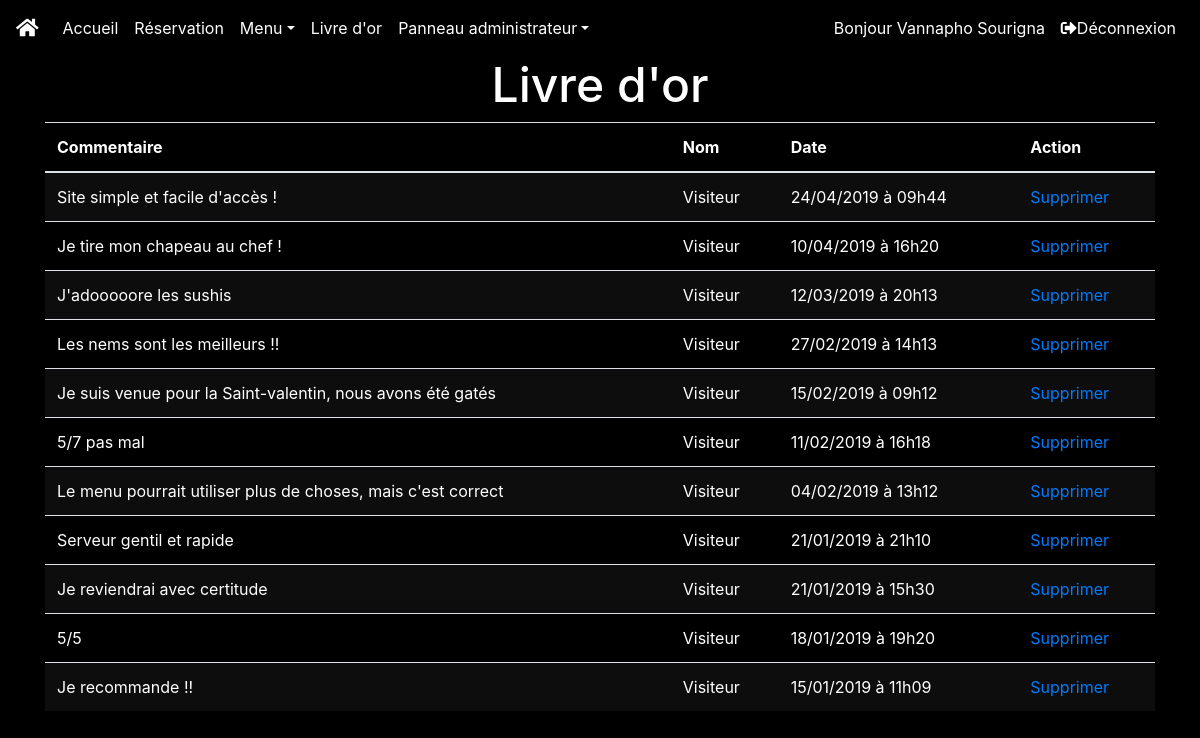
The page /index.php?action=admin_guestbook (signed in) on the database its author committed.
### tables this page shows
CREATE TABLE IF NOT EXISTS `guestbook` (
  `id` int(11) NOT NULL AUTO_INCREMENT,
  `content` varchar(255) NOT NULL,
  `date` datetime NOT NULL,
  `users_id` int(11) NOT NULL,
  PRIMARY KEY (`id`)
);

### controller/controller.php (called while the page is built, shortened)
<?php
class Controller{
	function adminGuestbook(){
		$guestbookManager = new GuestbookManager();
		$guestbookEntry = $guestbookManager->adminGuestbook();
		require('view/admin_guestbook.php');
	}
}

### model/Sourigna/GuestbookManager.php (called while the page is built, shortened)
<?php
class GuestbookManager extends Manager{
	function adminGuestbook(){
		$bdd = $this->databaseConnect();
		$comments = $bdd->query("SELECT
			g.id AS commentId,
			u.first_name AS first_name,
			u.last_name AS last_name,
			g.content AS comment,
			g.users_id AS user_id,
			DATE_FORMAT(g.date, '%d/%m/%Y à %Hh%i') AS creation_date
			FROM guestbook g
			LEFT JOIN users u
			ON g.users_id = u.id
			ORDER BY g.id DESC");
		return $comments;
	}
}

### view/admin_guestbook.php (the view, shortened to what this page needs)
<div class="container">
	<h1>Livre d'or</h1>
	<table class="table table-striped">
		<thead>
			<tr>
				<th>Commentaire</th>
				<th>Nom</th>
				<th>Date</th>
				<th>Action</th>
			</tr>
		</thead>
		<?php
		while ($data = $guestbookEntry->fetch()){
		?>
		<tr>
			<td class="adminCommentGuestbook">
				<?= htmlspecialchars($data['comment']) ?>
			</td>
			<td>
			<?php if ($data['user_id']==0):
				echo ('Visiteur');
				else:
				echo htmlspecialchars($data['first_name'] . ' ' . $data['last_name']);
				endif; ?>
			</td>
			<td>
				<?= $data['creation_date'] ?>
			</td>
			<td>
				<a id="<?=$data['commentId']?>" href="#" onclick="deleteGuestbookConfirm(<?=$data['commentId']?>)">
				Supprimer
				</a>
			</td>
		</tr>
	<?php
	}
	?>
	</table>
</div>
<?php require('template.php'); ?>

### public/css/style.css (style rules this page uses)
body, html { height:100vh; }
body { background-color:rgba(0,0,0,1); color:white; }
h1 { font-size:3em; text-align:center; }
.table-striped tbody tr:nth-of-type(2n+1) { background-color:rgba(255,255,255,0.05); }
.table { color:white; }
.adminCommentGuestbook { max-width:20%; min-width:400px; word-break: break-all; }

### rows shown on the page
guestbook: content "Site simple et facile d'accès !", shows "Visiteur", creation_date "24/04/2019 à 09h44"
guestbook: content "Je tire mon chapeau au chef !", shows "Visiteur", creation_date "10/04/2019 à 16h20"
guestbook: content "J'adooooore les sushis", shows "Visiteur", creation_date "12/03/2019 à 20h13"
guestbook: content "Les nems sont les meilleurs !!", shows "Visiteur", creation_date "27/02/2019 à 14h13"
guestbook: content "Je suis venue pour la Saint-valentin, nous avons été gatés", shows "Visiteur", creation_date "15/02/2019 à 09h12"
guestbook: content "5/7 pas mal", shows "Visiteur", creation_date "11/02/2019 à 16h18"
guestbook: content "Le menu pourrait utiliser plus de choses, mais c'est correct", shows "Visiteur", creation_date "04/02/2019 à 13h12"
guestbook: content "Serveur gentil et rapide", shows "Visiteur", creation_date "21/01/2019 à 21h10"
guestbook: content "Je reviendrai avec certitude", shows "Visiteur", creation_date "21/01/2019 à 15h30"
guestbook: content "5/5", shows "Visiteur", creation_date "18/01/2019 à 19h20"
guestbook: content "Je recommande !!", shows "Visiteur", creation_date "15/01/2019 à 11h09"
